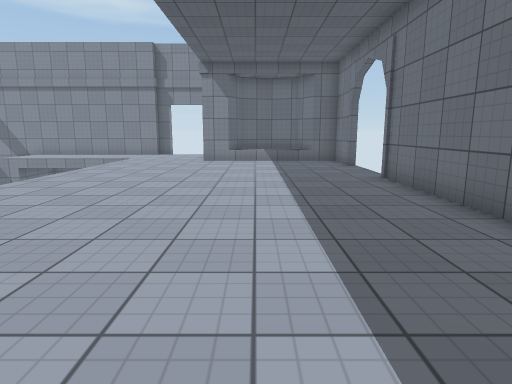
view 1 (above)

18 first-person views from a walk through a 3-D level made in the Unity game engine. The camera is 1.3 m above the floor, tilts 10° down and sees 75° across. The floor is counted in squares, 1 m on a side. Each view is taken from the middle of a square. On the plan, view 1 faces up. The plan holds only what a view shows up to about 14 squares ahead; the rest is blank. The place goes on beyond the plan. Door leaves are left out, so doorways stand open. Surface patterns are stand-ins for the level's own textures.

view 2
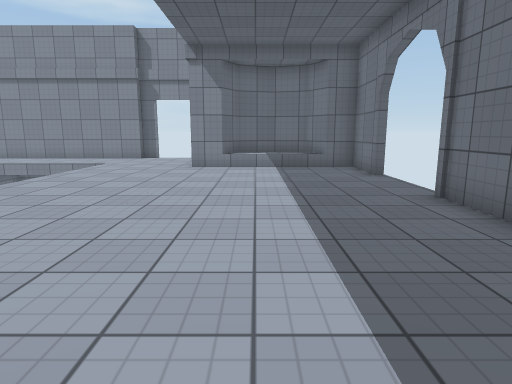

view 3
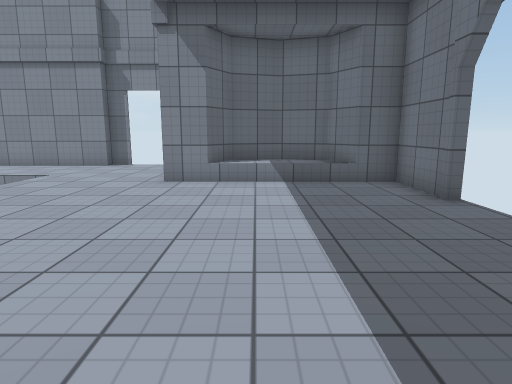

view 4
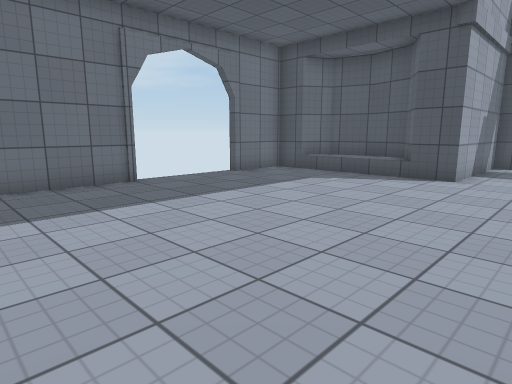

view 5
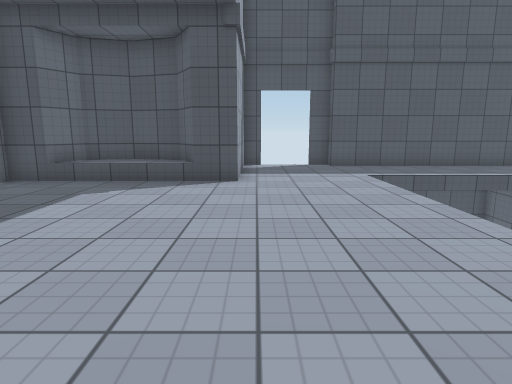

view 6
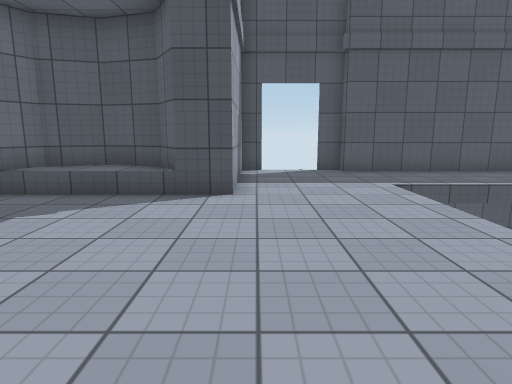

view 7
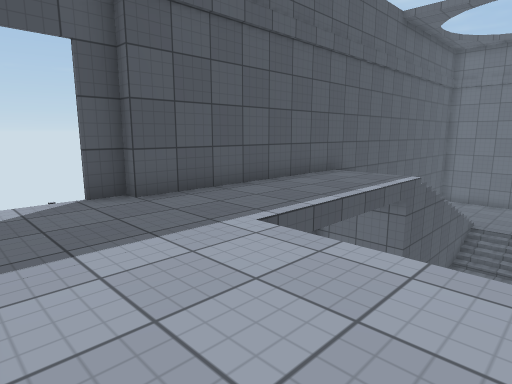

view 8
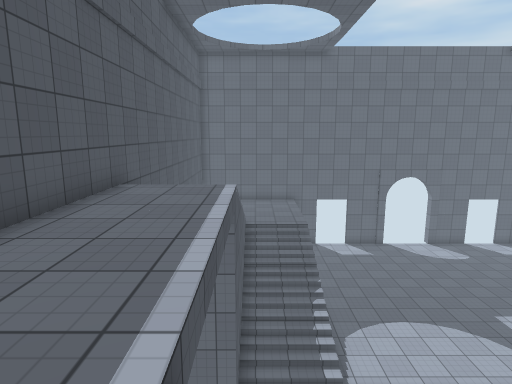

view 9
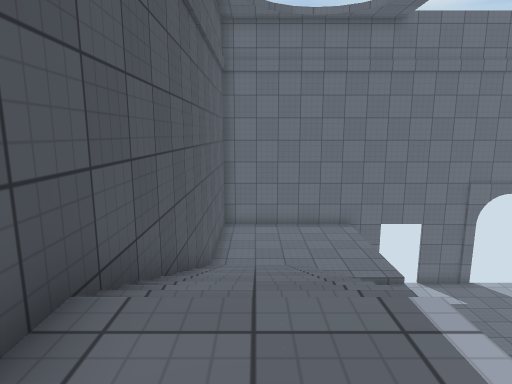

view 10
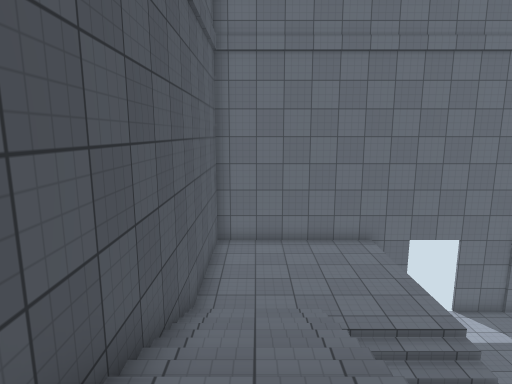

view 11
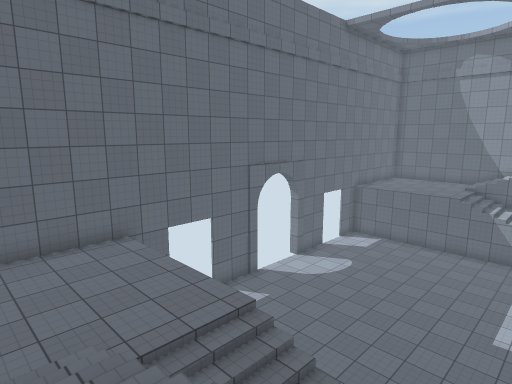

view 12
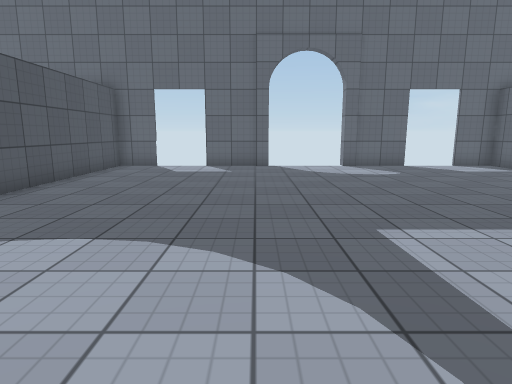

view 13
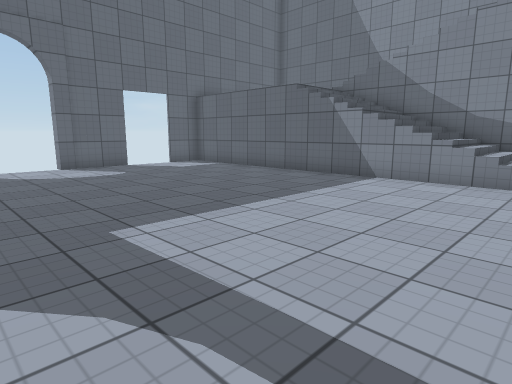

view 14
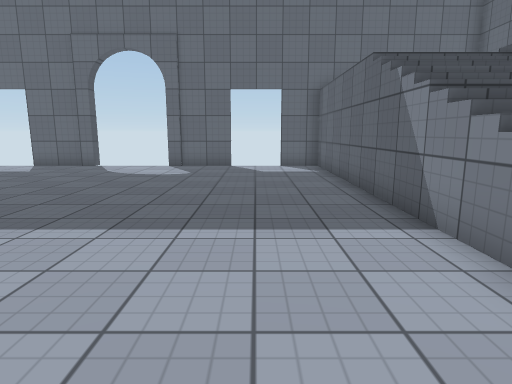

view 15
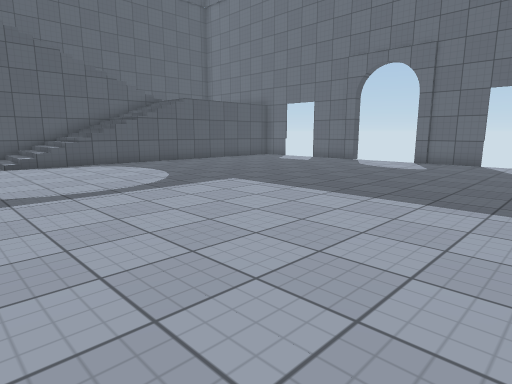

view 16
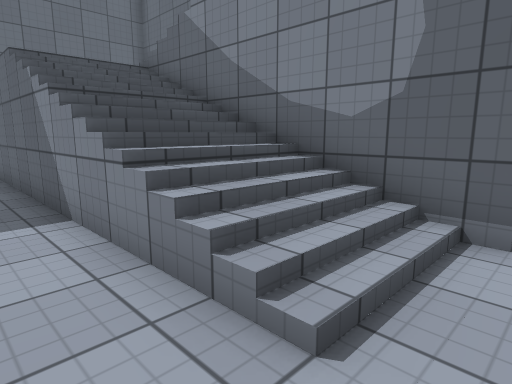

view 17
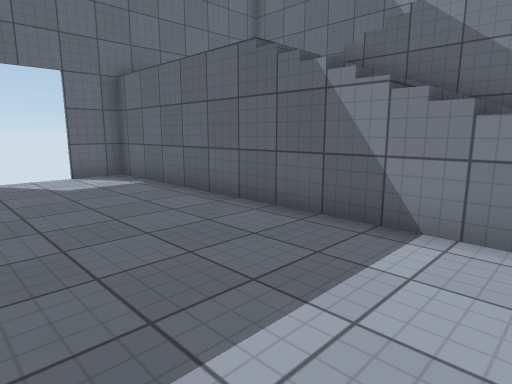

view 18
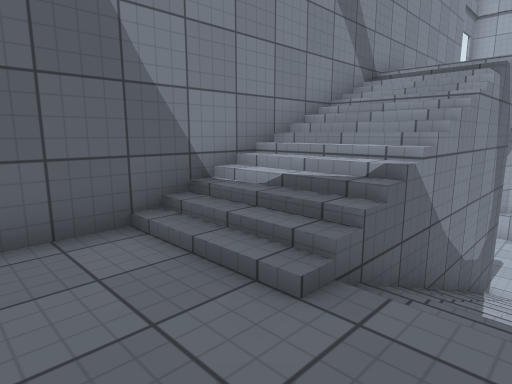

### Floor plan
Key: @ floor where view 1 was taken; # wall or solid block; x gap in a wall; . main floor; : floor 0.5 m higher than the main floor; - floor 3 m lower than the main floor; _ floor 6 m lower than the main floor; / step, stairs or slope; D open door.
Columns run from 27 left of view 1 to 4 right of it. Each row starts with its distance up from view 1.
 21 ######################DD
 20 #   --////////   .......
 19 #   --////////    ......
 18 #   --//////// ..........  ###
 17 #    --////////___   .... x#:##
 16 #   - -////////_     ....#////##
 15 #      ////////_     ..........#
 14 #______________ _    ..........#
 13 DD______________     ..........
 12 DD_______________    ..........
 11 DD_______________    ..........
 10 #________________    ..........x
  9 #_______________     ..........#
  8  _______________     ..........#
  7  _______________     ..........#
  6  _______________      .........#
  5 #_______________      .........#
  4 #_______________     ..........x
  3 DD______________     ..........
  2 DD_____________      ..........
  1 DD_____________      ..........
  0 #______________      ......@...x
 -1 #------////////      ..........#
 -2 #------////////      ..../////##
 -3 #------////////      ....##::##
 -4 #-----////////...........#####
 -5 #-----////////...........#
 -6 #-----////////...........#
 -7 ######################DDx#

Positions as (right, up) in squares from view 1, and headings:
1: (0, 0), facing up
2: (0, 3), facing up
3: (0, 7), facing up
4: (-5, 8), facing down-right
5: (-3, 7), facing down
6: (-3, 5), facing down
7: (-3, 0), facing down-left
8: (-5, -3), facing left
9: (-11, -5), facing left
10: (-14, -5), facing left
11: (-16, -5), facing up-left
12: (-13, 5), facing left
13: (-13, 5), facing up-left
14: (-13, 12), facing left
15: (-11, 14), facing down-left
16: (-12, 13), facing up-left
17: (-16, 10), facing up-left
18: (-23, 16), facing up-right
